Frame 1 (no input): blank canvas, image omitted
Frame 60 (the mouse pressed at the canvas centre just before this capture): blank canvas, image omitted
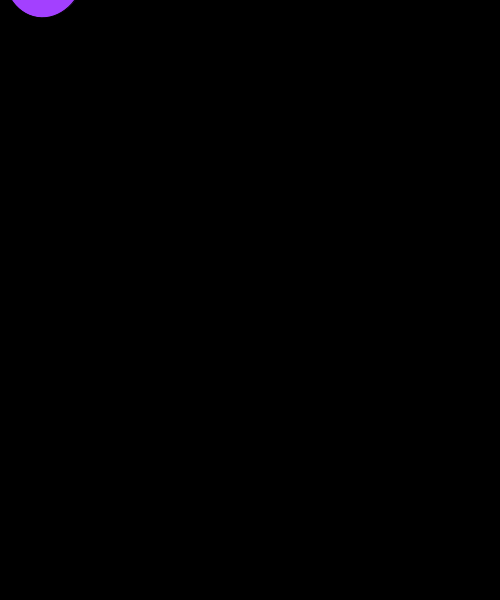
Frame 120 (the mouse held since frame 60 and released just before this capture)

The Processing sketch whose frames 1 and 60 were blank and that drew this single picture after the mouse press (run headless with seeded random() and noise(); from frame 60 on, the mouse is pressed at the canvas centre):

// Processing sketch: processing_59974
// ── processing_59974.pde

int deep=1;
void recurse(int depth, int tot, int x, int y)
{
  if (depth > 0)
  {
  fill(random(0,255),depth*64%256,256);
  ellipse(x,y,250/pow(3,depth),300/pow(3,depth));
  recurse(depth-1,tot,(int) (x+500/pow(2,tot-depth)),y);
  recurse(depth-1,tot,(int) (x-500/pow(2,tot-depth)),y);
  recurse(depth-1,tot,x,(int) (y+600/pow(2,tot-depth)));  
  recurse(depth-1,tot,x,(int) (y-600/pow(2,tot-depth)));
  }
  
}
void setup()
{
  size(500,600);
}
void draw()
{
  rectMode(CORNERS);
  fill(0,0,0);
  rect(0,0,500,600);

  translate(250,300);
    rotate(frameRate);
  recurse(deep,deep, 250, 300);
}
void keyPressed()
{
if (key=='w')
deep++;
if (key=='s')
deep--;
}
